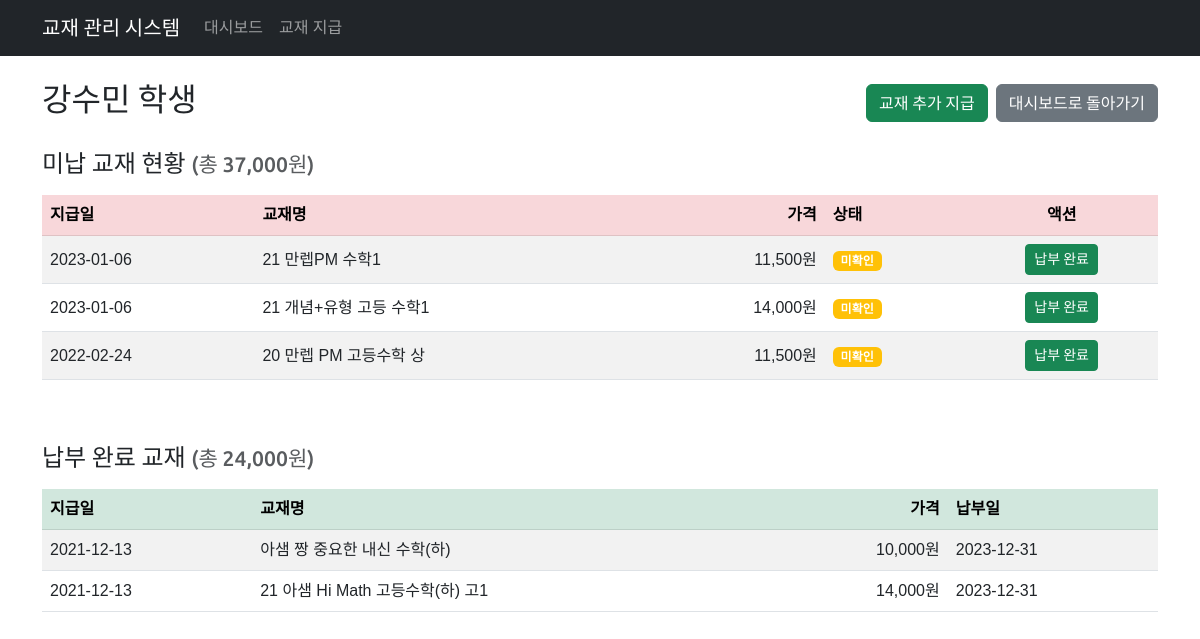
Page /textbook/student/105/ on the committed database.
### textbook/models.py (models this page shows, shortened)
class Student(models.Model):
    name = models.CharField(max_length=255, unique=True, verbose_name='학생')
    class Meta:
        db_table = 'student'
        ordering = ['name']
        verbose_name = '학생'
        verbose_name_plural = '학생'

class Book(models.Model):
    input_date = models.DateField(verbose_name='지급일')
    book_name = models.CharField(max_length=255, verbose_name='교재')
    price = models.IntegerField(verbose_name='가격')
    checking = models.BooleanField(default=False, verbose_name='상태')
    student = models.ForeignKey(Student, on_delete=models.CASCADE, related_name='books', verbose_name='학생')
    payment_date = models.DateField(null=True, blank=True, verbose_name='수납일')
    class Meta:
        db_table = 'book'
        ordering = ['-input_date']
        verbose_name = '교재'
        verbose_name_plural = '교재'

### textbook/views.py (the view)
# urls.py: path('student/<int:student_id>/', views.student_detail, name='student_detail'),
def student_detail(request, student_id):
    student = get_object_or_404(Student, id=student_id)
    unpaid_books = student.books.filter(payment_date__isnull=True)
    paid_books = student.books.filter(payment_date__isnull=False)
    total_unpaid = unpaid_books.aggregate(total=Sum('price'))['total'] or 0
    total_paid = paid_books.aggregate(total=Sum('price'))['total'] or 0
    context = {
        'student': student,
        'unpaid_books': unpaid_books,
        'paid_books': paid_books,
        'total_unpaid': total_unpaid,
        'total_paid': total_paid,
        'today' : date.today(),
    }
    return render(request, 'textbook/student_detail.html', context)

### textbook/templates/textbook/student_detail.html (shortened to what this page needs)
{% extends 'textbook/base.html' %}
{% load humanize %}
{% block content %}
<div class="row">
    <div class="col-12">
        <div class="d-flex justify-content-between align-items-center mb-4">
            <h2>{{ student.name }} 학생</h2>
            <div class="d-flex gap-2">
                <a href="{% url 'textbook:issue_book' %}?student_id={{ student.id }}" class="btn btn-success">교재 추가 지급</a>
                <a href="{% url 'textbook:dashboard' %}" class="btn btn-secondary">
                    대시보드로 돌아가기
                </a>
            </div>
        </div>
        <h4 class="mb-3">미납 교재 현황 <small class="text-muted">(총 {{ total_unpaid|intcomma }}원)</small></h4>
        <div class="table-responsive mb-5">
            <table class="table table-striped table-hover align-middle">
                <thead class="table-danger">
                    <tr>
                        <th>지급일</th>
                        <th>교재명</th>
                        <th class="text-end">가격</th>
                        <th>상태</th>
                        <th class="text-center">액션</th>
                    </tr>
                </thead>
                <tbody>
                    {% for book in unpaid_books %}
                    <tr>
                        <td>{{ book.input_date|date:"Y-m-d" }}</td>
                        <td>{{ book.book_name }}</td>
                        <td class="text-end">{{ book.price|intcomma }}원</td>
                        <td>
                            {% if book.checking %}
                            <span class="badge bg-success">확인</span>
                            {% else %}
                            <span class="badge bg-warning">미확인</span>
                            {% endif %}
                        </td>
                        <td class="text-center">
                            <form action="{% url 'textbook:mark_as_paid' book.id %}" method="post"
                                  class="d-inline-block"
                                  onsubmit="return confirm('이 교재를 납부 완료로 표시하시겠습니까?');">
                                <button type="submit" class="btn btn-success btn-sm">납부 완료</button>
                            </form>
                        </td>
                    </tr>
                    {% empty %}
                    <tr>
                        <td colspan="5" class="text-center">미납된 교재가 없습니다.</td>
                    </tr>
                    {% endfor %}
                </tbody>
            </table>
        </div>
        <h4 class="mb-3">납부 완료 교재 <small class="text-muted">(총 {{ total_paid|intcomma }}원)</small></h4>
        <div class="table-responsive">
            <table class="table table-striped table-hover align-middle">
                <thead class="table-success">
                    <tr>
                        <th>지급일</th>
                        <th>교재명</th>
                        <th class="text-end">가격</th>
                        <th>납부일</th>
                    </tr>
                </thead>
                <tbody>
                    {% for book in paid_books %}
                    <tr>
                        <td>{{ book.input_date|date:"Y-m-d" }}</td>
                        <td>{{ book.book_name }}</td>
                        <td class="text-end">{{ book.price|intcomma }}원</td>
                        <td>{{ book.payment_date|date:"Y-m-d" }}</td>
                    </tr>
                    {% empty %}
                    <tr>
                        <td colspan="4" class="text-center">납부 완료된 교재가 없습니다.</td>
                    </tr>
                    {% endfor %}
                </tbody>
            </table>
        </div>
    </div>
</div>
{% endblock %}

### textbook/templates/textbook/base.html (style rules this page uses)
body { font-family: 'Noto Sans KR', sans-serif; }
h1, h2, h3, h4, h5, h6, .navbar-brand, .btn, .pagination { font-family: 'Ubuntu', 'Noto Sans KR', sans-serif; }

### rows in the picture
Student: name "강수민"
Book: input_date "2023-01-06", book_name "21 만렙PM 수학1", price "11,500", checking "미확인"
Book: input_date "2023-01-06", book_name "21 개념+유형 고등 수학1", price "14,000", checking "미확인"
Book: input_date "2022-02-24", book_name "20 만렙 PM 고등수학 상", price "11,500", checking "미확인"
Book: input_date "2021-12-13", book_name "아샘 짱 중요한 내신 수학(하)", price "10,000", payment_date "2023-12-31"
Book: input_date "2021-12-13", book_name "21 아샘 Hi Math 고등수학(하) 고1", price "14,000", payment_date "2023-12-31"

### other values in the picture
{{ total_unpaid|intcomma }} "37,000"
{{ total_paid|intcomma }} "24,000"
